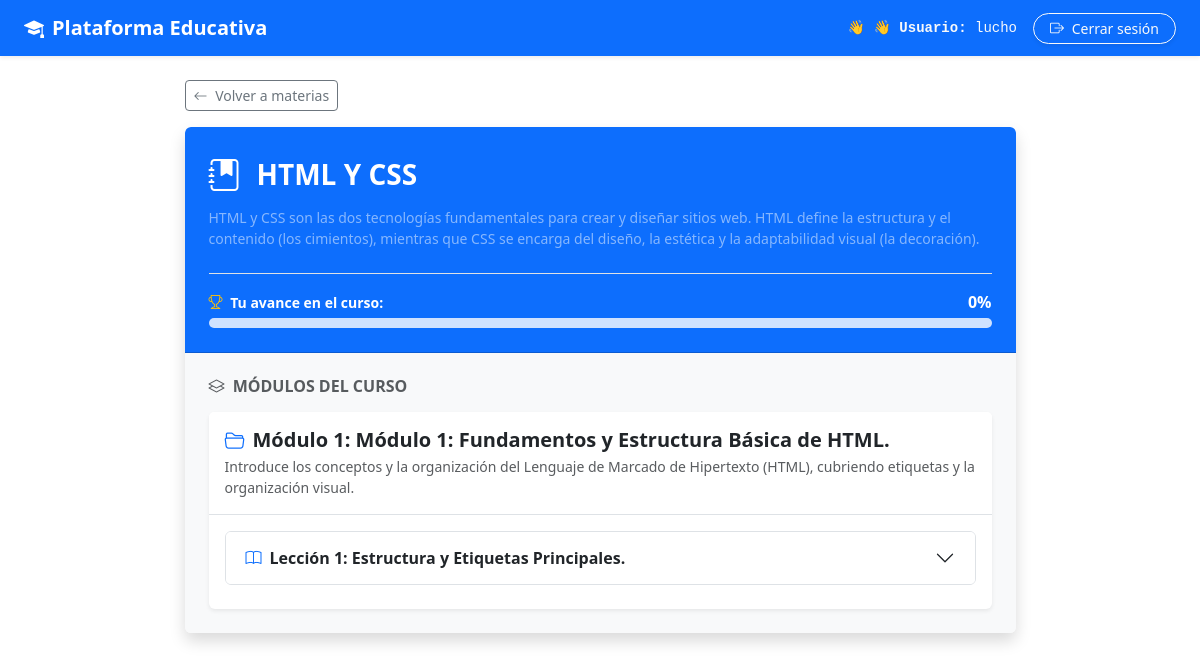
Screenshot of /espacio/5/ (signed in) with the database file from the repository.
### usuarios/models.py (models this page shows, shortened)
class Usuario(AbstractUser):
    dni = models.CharField(
        max_length=20,
        unique=True,
        null=True,
        blank=True
    )

### educacion/models.py (models this page shows, shortened)
class EspacioEducativo(models.Model):
    nombre = models.CharField(
        max_length=200
    )
    descripcion = models.TextField(
        blank=True
    )
    fecha_creacion = models.DateTimeField(
        auto_now_add=True
    )
    activo = models.BooleanField(
        default=True
    )
    class Meta:
        verbose_name = 'Espacio educativo'
        verbose_name_plural = 'Espacios educativos'

class Modulo(models.Model):
    espacio_educativo = models.ForeignKey(
        EspacioEducativo,
        on_delete=models.CASCADE,
        related_name='modulos'
    )
    nombre = models.CharField(
        max_length=200
    )
    descripcion = models.TextField(
        blank=True
    )
    orden = models.PositiveIntegerField(
        default=1
    )
    activo = models.BooleanField(
        default=True
    )
    class Meta:
        verbose_name = 'Módulo'
        verbose_name_plural = 'Módulos'

class Leccion(models.Model):
    modulo = models.ForeignKey(
        Modulo,
        on_delete=models.CASCADE,
        related_name='lecciones'
    )
    titulo = models.CharField(
        max_length=200
    )
    descripcion = models.TextField(
        blank=True
    )
    orden = models.PositiveIntegerField(
        default=1
    )
    activo = models.BooleanField(
        default=True
    )
    class Meta:
        verbose_name = 'Lección'
        verbose_name_plural = 'Lecciones'

### educacion/views.py (the view, shortened to what this page needs)
@login_required
def detalle_espacio(request, espacio_id):
    espacio = get_object_or_404(
        EspacioEducativo,
        id=espacio_id,
        activo=True
    )
    modulos = espacio.modulos.filter(
        activo=True
    ).order_by('orden').prefetch_related(
        Prefetch(
            'lecciones',
            queryset=Leccion.objects.filter(activo=True).order_by('orden')
        ),
        'lecciones__contenidos',
        'lecciones__actividades'
    )
    porcentaje_avance, actividades_resueltas_ids = obtener_progreso_estudiante(request.user, espacio)
    return render(
        request,
        'educacion/detalle_espacio.html',
        {
            'espacio': espacio,
            'modulos': modulos,
            'porcentaje_avance': porcentaje_avance,
            'actividades_resueltas_ids': actividades_resueltas_ids,
            'estudiante': request.user,
        }
    )

### educacion/templates/educacion/detalle_espacio.html (shortened to what this page needs)
{% extends 'base.html' %}
{% load markdown_extras %}
{% block content %}
<div class="row justify-content-center my-4">
    <div class="col-12 col-lg-10 col-xl-9">
        <a href="{% url 'educacion:inicio' %}" class="btn btn-outline-secondary btn-sm mb-3">
            <i class="bi bi-arrow-left me-1"></i> Volver a materias
        </a>
        <div class="card shadow border-0 overflow-hidden">
            <div class="card-header bg-primary text-white p-4">
                <div class="d-flex align-items-center mb-2">
                    <i class="bi bi-journal-bookmark-fill fs-2 me-3"></i>
                    <h1 class="h3 fw-bold mb-0">{{ espacio.nombre }}</h1>
                </div>
                {% if espacio.descripcion %}
                <p class="text-white-50 mb-0 small">
                    {{ espacio.descripcion }}
                </p>
                {% endif %}
                <div class="mt-4 pt-3 border-top border-white-50">
                    <div class="d-flex justify-content-between align-items-center mb-1">
                        <span class="fw-semibold text-white small">
                            <i class="bi bi-trophy me-1 text-warning"></i> Tu avance en el curso:
                        </span>
                        <span class="fw-bold text-white fs-6">{{ porcentaje_avance }}%</span>
                    </div>
                    <div class="progress bg-primary-subtle" style="height: 10px;">
                    </div>
                </div>
            </div>
            <div class="card-body p-3 p-md-4 bg-light">
                <h2 class="h6 text-uppercase fw-bold text-muted mb-3 tracking-wide">
                    <i class="bi bi-layers me-1"></i> Módulos del Curso
                </h2>
                <div class="d-flex flex-column gap-3">
                    {% for modulo in modulos %}
                    <div class="card border-0 shadow-sm">
                        <div class="card-header bg-white border-bottom p-3">
                            <h3 class="h5 mb-1 fw-bold text-dark">
                                <i class="bi bi-folder2-open me-2 text-primary"></i>Módulo {{ modulo.orden }}: {{ modulo.nombre }}
                            </h3>
                            {% if modulo.descripcion %}
                            <p class="text-muted small mb-0">{{ modulo.descripcion }}</p>
                            {% endif %}
                        </div>
                        <div class="card-body p-3">
                            <div class="accordion accordion-flush" id="acordeonModulo{{ modulo.id }}">
                                {% for leccion in modulo.lecciones.all %}
                                {% if leccion.activo %}
                                <div class="accordion-item border rounded mb-2 overflow-hidden bg-white">
                                    <h4 class="accordion-header" id="headingLeccion{{ leccion.id }}">
                                        <button class="accordion-button collapsed fw-semibold text-dark py-3" type="button"
                                            data-bs-toggle="collapse" data-bs-target="#collapseLeccion{{ leccion.id }}"
                                            aria-expanded="false" aria-controls="collapseLeccion{{ leccion.id }}">
                                            <i class="bi bi-book me-2 text-primary"></i>
                                            Lección {{ leccion.orden }}: {{ leccion.titulo }}
                                        </button>
                                    </h4>
                                </div>
                                {% endif %}
                                {% empty %}
                                <p class="text-muted small mb-0 p-2">No hay lecciones cargadas en este módulo.</p>
                                {% endfor %}
                            </div>
                        </div>
                    </div>
                    {% empty %}
                    <div class="alert alert-info shadow-sm mb-0">
                        <i class="bi bi-info-circle-fill me-2"></i> Este espacio educativo aún no cuenta con módulos publicados.
                    </div>
                    {% endfor %}
                </div>
            </div>
        </div>
    </div>
</div>
{% endblock %}

### templates/base.html (shortened to what this page needs)
{% load static %}
<!DOCTYPE html>
<html lang="es">
<head>
    <link href="https://cdn.jsdelivr.net/npm/bootstrap@5.3.3/dist/css/bootstrap.min.css" rel="stylesheet">
    <link rel="stylesheet" href="https://cdn.jsdelivr.net/npm/bootstrap-icons@1.11.3/font/bootstrap-icons.min.css">
    <link rel="stylesheet" href="{% static 'css/estilos.css' %}">
</head>
<body>
    {% if user.is_authenticated %}
    <nav class="navbar navbar-expand-lg navbar-dark bg-primary mb-4 shadow-sm">
        <div class="container-fluid px-4">
            <a class="navbar-brand fw-bold" href="{% url 'educacion:inicio' %}">
                <i class="bi bi-mortarboard-fill me-2"></i>Plataforma Educativa
            </a>
            <div class="collapse navbar-collapse" id="navbarNav">
                <ul class="navbar-nav ms-auto align-items-center gap-3 mt-2 mt-lg-0">
                    <li class="nav-item text-light font-monospace small">
                        👋 👋 <strong>Usuario:</strong> {{ user.get_full_name|default:user.username }}
                    </li>
                    <li class="nav-item">
                        <form method="post" action="{% url 'logout' %}" class="d-inline">
                            <button type="submit" class="btn btn-outline-light btn-sm rounded-pill px-3 shadow-sm">
                                <i class="bi bi-box-arrow-right me-1"></i> Cerrar sesión
                            </button>
                        </form>
                    </li>
                </ul>
            </div>
        </div>
    </nav>
    {% endif %}
    <main class="container">
        {% block content %}
        {% endblock %}
    </main>
</body>
</html>

### static/css/estilos.css (style rules this page uses)
.navbar-brand { transition: 0.3s; }

### rows the page displays
Usuario: get_full_name "lucho"
EspacioEducativo: nombre "HTML Y CSS", descripcion "HTML y CSS son las dos tecnologías fundamentales para crear y diseñar sitios web. HTML define la estructura y el contenido (los cimientos), mientras que CSS se encarga del diseño, la estética y la adaptabilidad visual (la decoración)."
Modulo: orden "1", nombre "Módulo 1: Fundamentos y Estructura Básica de HTML.", descripcion "Introduce los conceptos y la organización del Lenguaje de Marcado de Hipertexto (HTML), cubriendo etiquetas y la organización visual."
Leccion: orden "1", titulo "Estructura y Etiquetas Principales."

### other values shown
{{ porcentaje_avance }} "0"
